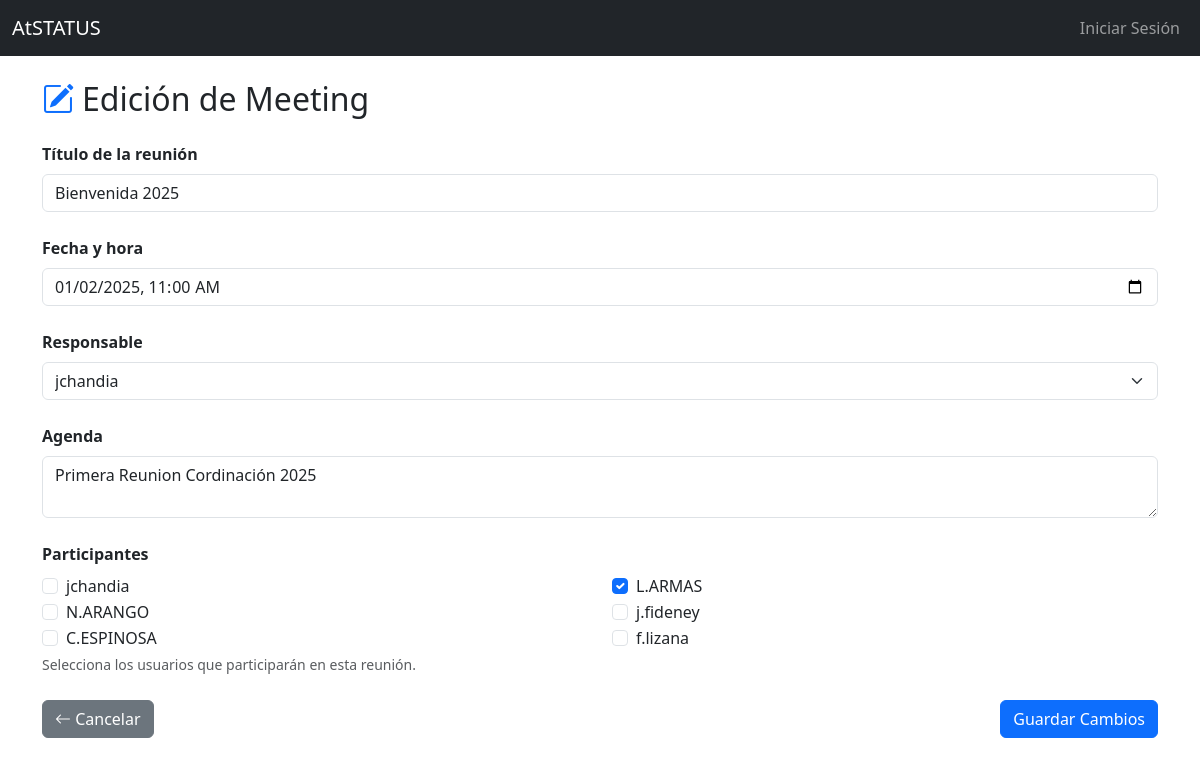
The app's page /meetings/1/edit with its own data.
### project/models.py (models this page shows, shortened)
class Meeting(db.Model):
    __tablename__ = 'meetings'
    id = db.Column(db.Integer, primary_key=True)
    title = db.Column(db.String(100), nullable=False)
    date = db.Column(db.DateTime, nullable=False)
    created_at = db.Column(db.DateTime, default=datetime.utcnow, nullable=False)
    is_active = db.Column(db.Boolean, default=True)
    agenda = db.Column(db.Text, nullable=True)
    minutes = db.Column(db.Text, nullable=True)
    location = db.Column(db.String(200), nullable=True)
    created_by_id = db.Column(db.Integer, db.ForeignKey('users.id'), nullable=False)
    participants = db.relationship(
        'User',
        secondary=meeting_participants,
        backref=db.backref('meetings_joined', lazy='dynamic')
    )
    tasks = db.relationship('Task', backref='meeting', lazy=True)

class User(db.Model, UserMixin):
    __tablename__ = 'users'
    id = db.Column(db.Integer, primary_key=True)
    username = db.Column(db.String(50), unique=True, nullable=False)
    email = db.Column(db.String(100), unique=True, nullable=False)
    password = db.Column(db.String(200), nullable=False)
    is_active = db.Column(db.Boolean, default=True)
    tasks_created = db.relationship('Task', backref='creator', lazy=True, foreign_keys='Task.created_by')
    tasks_updated = db.relationship('Task', backref='updater', lazy=True, foreign_keys='Task.updated_by')
    meetings_created = db.relationship('Meeting', backref='creator', lazy=True)
    meetings_participated = db.relationship(
        'Meeting',
        secondary=meeting_participants,
        backref=db.backref('users_participating', lazy='dynamic')
    )

### project/meetings.py (the view, shortened to what this page needs)
@meetings_bp.route("/<int:meeting_id>/edit", methods=["GET", "POST"])
def edit_meeting(meeting_id):
    meeting = Meeting.query.get_or_404(meeting_id)
    form = MeetingForm(obj=meeting)
    users = User.query.all()
    if not users:
        flash("No hay usuarios disponibles. Por favor, crea usuarios primero.", "warning")
        return redirect(url_for("meetings.list_meetings"))
    form.created_by_id.choices = [(user.id, user.username) for user in users]
    selected_participants = [str(user.id) for user in meeting.participants]
    return render_template(
        "meetings/edit_meeting.html",
        form=form,
        users=users,
        meeting=meeting,
        selected_participants=selected_participants
    )

### project/forms.py
class MeetingForm(FlaskForm):
    title = StringField("Título de la reunión", validators=[DataRequired()])
    date = DateTimeLocalField("Fecha y hora", format='%Y-%m-%dT%H:%M', validators=[DataRequired()])
    created_by_id = SelectField("Responsable", coerce=int, validators=[DataRequired()])
    agenda = TextAreaField("Agenda", validators=[Optional()])
    submit = SubmitField("Guardar")

### project/templates/meetings/edit_meeting.html (shortened to what this page needs)
{% extends "base.html" %}
{% block content %}
<h2 class="mb-4 d-flex align-items-center">
  <i class="bi bi-pencil-square text-primary me-2"></i> Edición de Meeting
</h2>
{% if users %}
<form method="POST" class="needs-validation" novalidate>
    <div class="mb-4">
        {{ form.title.label(class="form-label fw-bold") }}
        {{ form.title(class="form-control", placeholder="Modifica el título de la reunión") }}
    </div>
    <div class="mb-4">
        {{ form.date.label(class="form-label fw-bold") }}
        {{ form.date(class="form-control") }}
    </div>
    <div class="mb-4">
        {{ form.created_by_id.label(class="form-label fw-bold") }}
        {{ form.created_by_id(class="form-select") }}
    </div>
    <div class="mb-4">
        {{ form.agenda.label(class="form-label fw-bold") }}
        {{ form.agenda(class="form-control", placeholder="Actualiza los puntos de la agenda") }}
    </div>
    <div class="mb-4">
        <label class="form-label fw-bold">Participantes</label>
        <div class="row" style="max-height: 200px; overflow-y: auto;">
            {% for user in users %}
            <div class="col-md-6">
                <div class="form-check">
                    <input
                        class="form-check-input"
                        type="checkbox"
                        id="participant-{{ user.id }}"
                        name="participants"
                        value="{{ user.id }}"
                        {% if user.id|string in selected_participants %}checked{% endif %}>
                    <label class="form-check-label" for="participant-{{ user.id }}">
                        {{ user.username }}
                    </label>
                </div>
            </div>
            {% endfor %}
        </div>
        <small class="text-muted">Selecciona los usuarios que participarán en esta reunión.</small>
    </div>
    <div class="d-flex justify-content-between">
        <a href="{{ url_for('meetings.list_meetings') }}" class="btn btn-secondary">
            <i class="bi bi-arrow-left"></i> Cancelar
        </a>
        {{ form.submit(class="btn btn-primary", value="Guardar Cambios") }}
    </div>
</form>
{% else %}
<div class="alert alert-warning text-center mt-4">
    No hay usuarios disponibles para asignar a esta reunión. Por favor, crea usuarios primero.
</div>
{% endif %}
{% endblock %}

### project/static/css/main.css (style rules this page uses)
:root { --color-gray: #f2f2f2; --color-purple: #5c02a2; --color-dark-blue: #0b1738; --color-orange: #f1680d; }
body { background: url("../img/bg-textura.png") no-repeat center center fixed; background-size: cover; color: #ffffff; }
h1, h2, h3, h4, h5, h6 { color: var(--color-dark-blue); }
.text-muted { color: var(--color-gray); }
.form-control, .btn-primary { transition: all 0.3s ease-in-out; }
.btn-primary { background-color: var(--color-purple); border-color: var(--color-purple); }
.btn-secondary { background-color: var(--color-dark-blue); border-color: var(--color-dark-blue); }
.form-check { margin-bottom: 10px; }

### records on screen
Meeting: title "Bienvenida 2025", date "01/02/2025 11:00", created_by_id "jchandia", agenda "Primera Reunion Cordinación 2025"
User: username "jchandia"
User: participants "☑", username "L.ARMAS"
User: username "N.ARANGO"
User: username "j.fideney"
User: username "C.ESPINOSA"
User: username "f.lizana"
